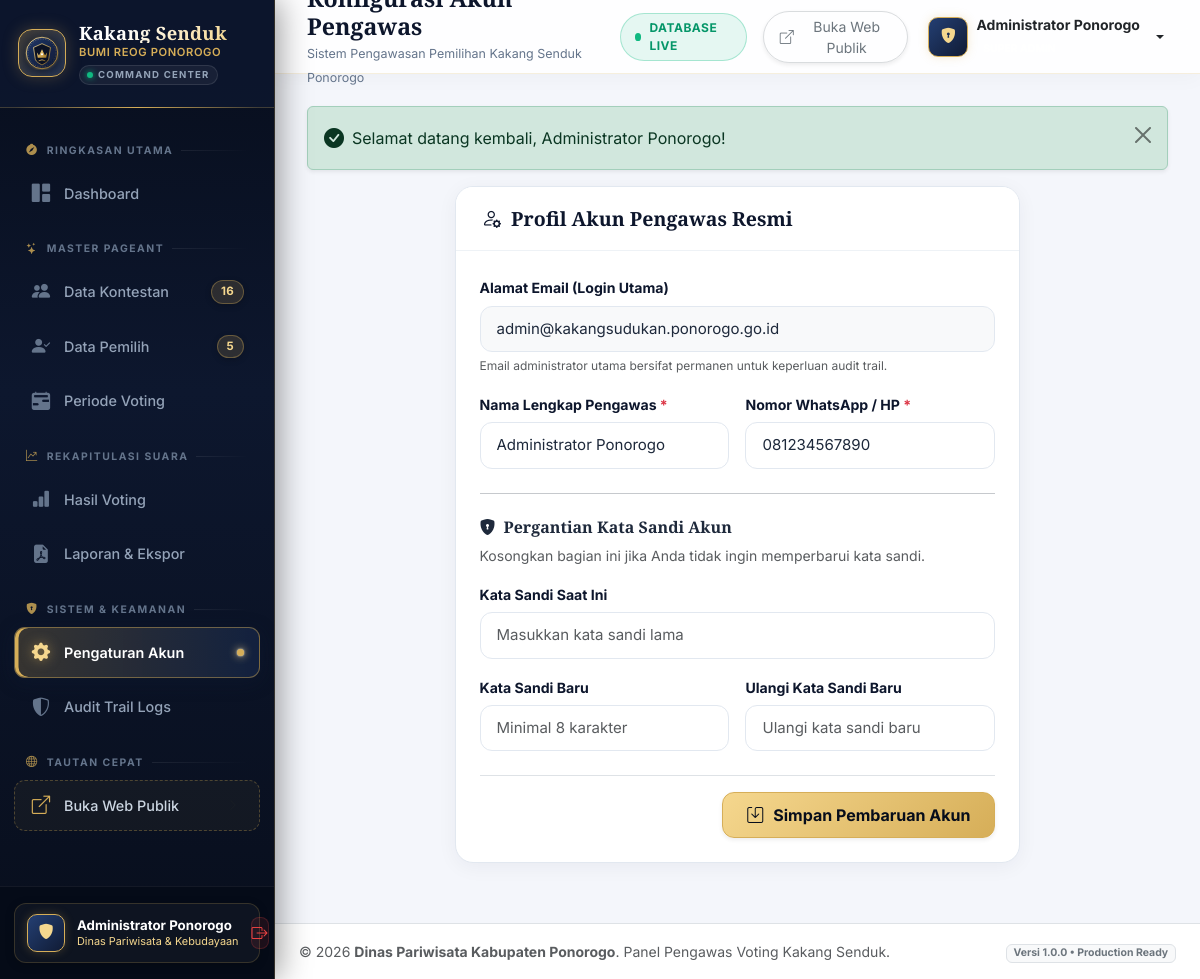
The app's page /admin/pengaturan.php (signed in) with its own data.
### tables this page shows
CREATE TABLE `users` (
    `id` INT AUTO_INCREMENT PRIMARY KEY,
    `nama` VARCHAR(100) NOT NULL,
    `email` VARCHAR(100) NOT NULL UNIQUE,
    `no_hp` VARCHAR(20) NOT NULL,
    `password` VARCHAR(255) NOT NULL,
    `role` ENUM('admin', 'pemilih') NOT NULL DEFAULT 'pemilih',
    `status` ENUM('aktif', 'nonaktif') NOT NULL DEFAULT 'aktif',
    `created_at` DATETIME NOT NULL DEFAULT CURRENT_TIMESTAMP,
    `updated_at` DATETIME NULL ON UPDATE CURRENT_TIMESTAMP,
    INDEX `idx_users_role_status` (`role`, `status`),
    INDEX `idx_users_email` (`email`)
);

### admin/pengaturan.php (the view, shortened to what this page needs)
<?php
require_once __DIR__ . '/../config/koneksi.php';
require_once __DIR__ . '/../includes/functions.php';
$user_id = (int)$_SESSION['user_id'];
$admin_user = null;
if ($pdo) {
    try {
        $stmt = $pdo->prepare("SELECT id, nama, email, no_hp, created_at FROM users WHERE id = ? LIMIT 1");
        $stmt->execute([$user_id]);
        $admin_user = $stmt->fetch();
    } catch (PDOException $e) {
        error_log("Error in pengaturan.php: " . $e->getMessage());
    }
}
require_once __DIR__ . '/../includes/admin-header.php';
require_once __DIR__ . '/../includes/admin-sidebar.php';
?>
<div class="admin-content">
  <?= display_flash() ?>
  <div class="row g-4 justify-content-center">
    <div class="col-lg-8">
      <div class="admin-card">
        <div class="admin-card-header">
          <h5 class="admin-card-title"><i class="bi bi-person-gear text-gold"></i> Profil Akun Pengawas Resmi</h5>
        </div>
        <div class="admin-card-body p-4">
          <form action="" method="POST" autocomplete="off">
            <div class="mb-3">
              <label for="email" class="form-label">Alamat Email (Login Utama)</label>
              <input type="email" class="form-control bg-light font-mono" id="email" value="<?= escape($admin_user['email'] ?? '') ?>" disabled>
              <small class="text-muted" style="font-size: 0.75rem;">Email administrator utama bersifat permanen untuk keperluan audit trail.</small>
            </div>
            <div class="row g-3 mb-4">
              <div class="col-md-6">
                <label for="nama" class="form-label">Nama Lengkap Pengawas <span class="text-danger">*</span></label>
                <input type="text" class="form-control" id="nama" name="nama" value="<?= escape($admin_user['nama'] ?? '') ?>" required>
              </div>
              <div class="col-md-6">
                <label for="no_hp" class="form-label">Nomor WhatsApp / HP <span class="text-danger">*</span></label>
                <input type="tel" class="form-control" id="no_hp" name="no_hp" value="<?= escape($admin_user['no_hp'] ?? '') ?>" required>
              </div>
            </div>
            <hr class="my-4">
            <h6 class="fw-bold text-navy mb-2 font-serif">
              <i class="bi bi-shield-lock-fill text-gold me-2"></i>Pergantian Kata Sandi Akun
            </h6>
            <p class="small text-muted mb-3">Kosongkan bagian ini jika Anda tidak ingin memperbarui kata sandi.</p>
            <div class="mb-3">
              <label for="password_lama" class="form-label">Kata Sandi Saat Ini</label>
              <input type="password" class="form-control" id="password_lama" name="password_lama" placeholder="Masukkan kata sandi lama">
            </div>
            <div class="row g-3 mb-4">
              <div class="col-md-6">
                <label for="password_baru" class="form-label">Kata Sandi Baru</label>
                <input type="password" class="form-control" id="password_baru" name="password_baru" placeholder="Minimal 8 karakter">
              </div>
              <div class="col-md-6">
                <label for="konfirmasi_baru" class="form-label">Ulangi Kata Sandi Baru</label>
                <input type="password" class="form-control" id="konfirmasi_baru" name="konfirmasi_baru" placeholder="Ulangi kata sandi baru">
              </div>
            </div>
            <div class="pt-3 border-top text-end">
              <button type="submit" class="btn btn-gold-admin px-4 shadow-sm">
                <i class="bi bi-save me-1"></i> Simpan Pembaruan Akun
              </button>
            </div>
          </form>
        </div>
      </div>
    </div>
  </div>
</div>
<?php require_once __DIR__ . '/../includes/admin-footer.php'; ?>

### assets/css/admin.css (style rules this page uses)
:root { --admin-sidebar-width: 275px; --admin-topbar-height: 74px; --navy-darkest: #070D1B; --navy-dark: #0D162C; --navy-card: #101B35; --navy-light: #1A2B50; --royal-blue: #243F73; --accent-gold: #D6AE58; --accent-gold-light: #F5D78E; --accent-gold-dark: #A67C2E; --bg-dashboard: #F4F6FB; --card-bg: #FFFFFF; --text-primary: #1E293B; --text-secondary: #64748B; --border-subtle: #E2E8F0; --border-gold: rgba(214, 174, 88, 0.3); --shadow-card: 0 4px 20px rgba(16, 27, 53, 0.05); --shadow-hover: 0 12px 30px rgba(16, 27, 53, 0.12); --radius-lg: 18px; --radius-md: 12px; --transition: all 0.22s cubic-bezier(0.2, 0.8, 0.2, 1); }
body.admin-body { font-family: 'Inter', -apple-system, BlinkMacSystemFont, 'Segoe UI', Roboto, sans-serif; background-color: var(--bg-dashboard); color: var(--text-primary); min-height: 100vh; margin: 0; padding: 0; overflow-x: hidden; }
h1, h2, h3, h4, h5, .font-serif { font-family: 'Playfair Display', Georgia, serif; }
.font-mono { font-family: 'Inter', monospace; }
.admin-content { padding: 32px; flex-grow: 1; }
.admin-card { background: var(--card-bg); border-radius: var(--radius-lg); border: 1px solid var(--border-subtle); box-shadow: var(--shadow-card); margin-bottom: 28px; overflow: hidden; transition: var(--transition); }
.admin-card-header { padding: 20px 26px; border-bottom: 1px solid #EEF2F6; background: #FFFFFF; display: flex; align-items: center; justify-content: space-between; }
.admin-card-title { font-family: 'Playfair Display', Georgia, serif; font-size: 1.22rem; font-weight: 700; color: var(--navy-dark); margin: 0; display: flex; align-items: center; gap: 10px; }
.admin-card-body { padding: 26px; }
.form-label { font-size: 0.88rem; font-weight: 700; color: var(--navy-dark); margin-bottom: 7px; }
.form-control, .form-select { border-radius: var(--radius-md); padding: 11px 16px; border: 1.5px solid #E2E8F0; font-size: 0.94rem; color: var(--text-primary); transition: var(--transition); }
.btn-gold-admin { background: linear-gradient(135deg, var(--accent-gold-light), var(--accent-gold)); color: var(--navy-darkest); font-weight: 700; border: 1px solid var(--accent-gold); border-radius: var(--radius-md); padding: 10px 22px; box-shadow: 0 4px 14px rgba(214, 174, 88, 0.3); transition: var(--transition); text-decoration: none; display: inline-flex; align-items: center; gap: 6px; }

### records on screen
users: email "admin@kakangsudukan.ponorogo.go.id", nama "Administrator Ponorogo", no_hp "081234567890"

### other values on screen
$_SESSION['user_nama'] "Administrator Ponorogo"
$sb_kontestan_count "16"
$sb_pemilih_count "5"
$message "Selamat datang kembali, Administrator Ponorogo!"
